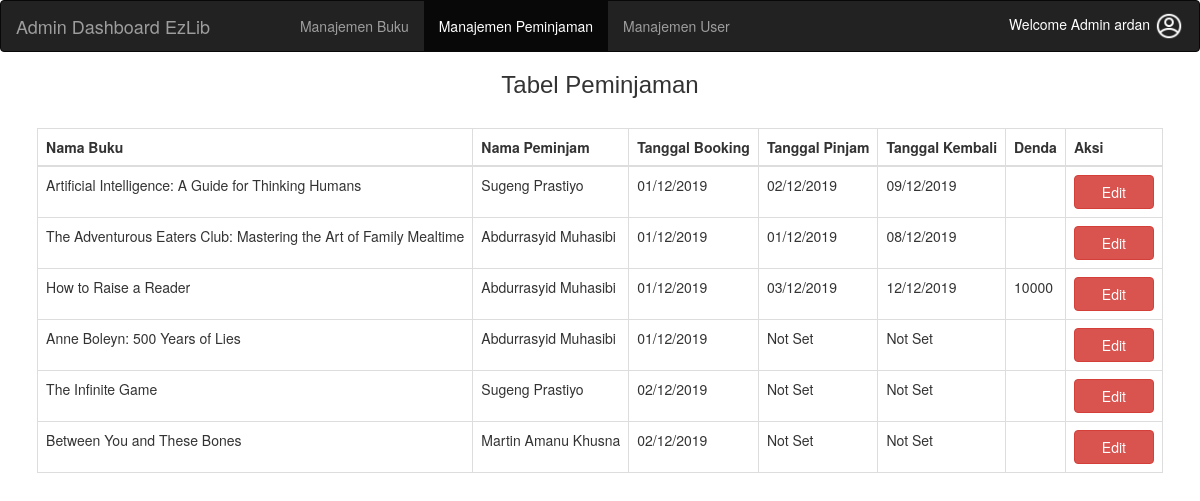
/manajemen_peminjaman.php (signed in), run on the app's committed database.
### tables this page shows
CREATE TABLE `buku` (
  `id_buku` int(11) NOT NULL,
  `nama_buku` varchar(100) NOT NULL,
  `penerbit` varchar(50) NOT NULL,
  `keterangan_buku` longtext NOT NULL,
  `status_buku` varchar(25) NOT NULL,
  `nama_file` varchar(100) NOT NULL
);

CREATE TABLE `user` (
  `id_user` int(11) NOT NULL,
  `username` varchar(10) NOT NULL,
  `password` varchar(70) NOT NULL,
  `nama_user` varchar(30) NOT NULL,
  `alamat_user` varchar(80) NOT NULL,
  `email` varchar(40) NOT NULL,
  `no_hp` varchar(20) NOT NULL
);

CREATE TABLE `peminjaman` (
  `id_peminjaman` int(11) NOT NULL,
  `id_user` int(11) NOT NULL,
  `id_buku` int(11) NOT NULL,
  `tanggal_booking` varchar(20) NOT NULL,
  `tanggal_pinjam` varchar(20) NOT NULL,
  `tanggal_kembali` varchar(20) NOT NULL,
  `denda` varchar(25) NOT NULL
);

### manajemen_peminjaman.php (the view, shortened to what this page needs)
<!DOCTYPE html>
<html lang="en">
<head>
    <link rel="stylesheet" href="https://maxcdn.bootstrapcdn.com/bootstrap/3.4.0/css/bootstrap.min.css">
    <link rel="stylesheet" href="css/bootstrap.min.css">
    <link rel="stylesheet" href="css/style1.css">
</head>
<body>
    <?php
    if ($_SESSION['status'] == 'admin_login') {
        ?>
        <nav class="navbar navbar-inverse">
            <div class="container-fluid">
                <div class="navbar-header">
                    <a class="navbar-brand" href="admin_dashboard.php">Admin Dashboard EzLib</a>
                </div>
                <ul class="nav navbar-nav" style="margin-left:60px;">
                    <li><a href="admin_dashboard.php">Manajemen Buku</a></li>
                    <li class="active"><a href="manajemen_peminjaman.php">Manajemen Peminjaman</a></li>
                    <li><a href="#">Manajemen User</a></li>
                </ul>
                <div class="dropdown" style="float:right">
                    <h5 style="color:white;float:right;margin-top:10px; border-radius: 20px;">Welcome Admin <?php echo $_SESSION['username'] ?> <img src="img/avatar.png" width="30px" height="30px"></h5>
                </div>
            </div>
        </nav>
        <center>
            <h3 style="font-family:Impact, Haettenschweiler, 'Arial Narrow Bold', sans-serif">Tabel Peminjaman</h3>
        </center>
        <?php
            include "connection.php";
            $query = "select * from peminjaman";
            $result = mysqli_query($connect, $query);
            ?>
        <br>
        <center>
            <table class="table table-bordered" style="width:auto;margin-left:30px;margin-right:30px;">
                <thead>
                    <tr>
                        <th>Nama Buku</th>
                        <th>Nama Peminjam</th>
                        <th>Tanggal Booking</th>
                        <th>Tanggal Pinjam</th>
                        <th>Tanggal Kembali</th>
                        <th>Denda</th>
                        <th>Aksi</th>
                    </tr>
                </thead>
                <tbody>
                    <?php
                        while ($row = mysqli_fetch_array($result)) {
                            $namaBuku = $row['id_buku'];
                            $idUser = $row['id_user'];
                            $queryBuku = "select * from buku where id_buku = '$namaBuku'";
                            $queryUser = "select * from user where id_user = '$idUser'";
                            $resultNamaBuku = mysqli_query($connect, $queryBuku);
                            $resultNamaUser = mysqli_query($connect, $queryUser);
                            while ($rowBuku = mysqli_fetch_array($resultNamaBuku)) {
                                while ($rowUser = mysqli_fetch_array($resultNamaUser)) {
                                    ?>
                                <tr>
                                    <td><?php echo $rowBuku['nama_buku'] ?></td>
                                    <td><?php echo $rowUser['nama_user'] ?></td>
                                    <td><?php echo $row['tanggal_booking'] ?></td>
                                    <td><?php echo $row['tanggal_pinjam'] ?></td>
                                    <td><?php echo $row['tanggal_kembali'] ?></td>
                                    <td><?php echo $row['denda'] ?></td>
                                    <td><a href="editPeminjaman.php?id_peminjaman=<?php echo $row['id_peminjaman']; ?>"><button style="width:80px;" class="btn btn-danger">Edit</button></a></td>
                                </tr>
                    <?php
                                }
                            }
                        }
                        ?>
                </tbody>
            </table>
        </center>
    <?php
    } else {
        header("Refresh:0; url=admin_login.php");
    }
    ?>
</body>
</html>

### css/style1.css (style rules this page uses)
.dropdown { position: relative; display: inline-block; }

### data on the page
peminjaman: tanggal_booking "01/12/2019", tanggal_pinjam "02/12/2019", tanggal_kembali "09/12/2019"
buku: nama_buku "Artificial Intelligence: A Guide for Thinking Humans"
user: nama_user "Sugeng Prastiyo"
peminjaman: tanggal_booking "01/12/2019", tanggal_pinjam "01/12/2019", tanggal_kembali "08/12/2019"
buku: nama_buku "The Adventurous Eaters Club: Mastering the Art of Family Mealtime"
user: nama_user "Abdurrasyid Muhasibi"
peminjaman: tanggal_booking "01/12/2019", tanggal_pinjam "03/12/2019", tanggal_kembali "12/12/2019", denda "10000"
buku: nama_buku "How to Raise a Reader"
peminjaman: tanggal_booking "01/12/2019", tanggal_pinjam "Not Set", tanggal_kembali "Not Set"
buku: nama_buku "Anne Boleyn: 500 Years of Lies"
peminjaman: tanggal_booking "02/12/2019", tanggal_pinjam "Not Set", tanggal_kembali "Not Set"
buku: nama_buku "The Infinite Game"
peminjaman: tanggal_booking "02/12/2019", tanggal_pinjam "Not Set", tanggal_kembali "Not Set"
buku: nama_buku "Between You and These Bones"
user: nama_user "Martin Amanu Khusna"

### other printed values
$_SESSION['username'] "ardan"
